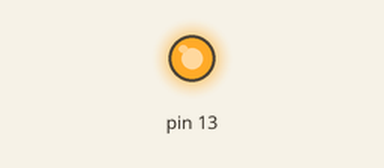
A sketch run on a simulated Arduino Uno, built with avr-gcc and run on an emulated ATmega328P. On the bench: output pins drawn as LEDs (lit = HIGH).

Above: at 2.5 s.
At 7.5 s:
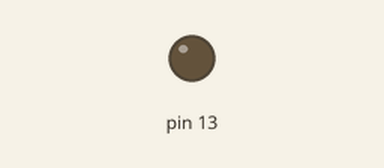
Timing chart, 0 to 13.0 s (numbered marks = the images above):
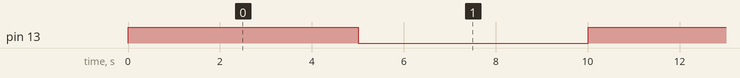

Measured:
- by itself, pin 13: alternates HIGH for 5.0 s and LOW for 5.0 s

The sketch:

DemoMcp23017WithOffLib.ino
```cpp
#include <Wire.h>

#include "Adafruit_MCP23017.h"

// Test de base d'ecriture d'état pour un "MCP23017 I/O expander"
// Domaine publique (code d'origine)!

// Connectez la broche #12 du MCP23017 sur Arduino broche Analogique A5 (Horloge I2C, SCL)
// Connectez la broche #13 du MCP23017 sur Arduino broche Analogique A4 (Données I2C, SDA)
// Connectez la broche #15, 16 et 17 du MCP23017 sur DNG (Sélection de l'adresse)
// Connectez la broche #9 du MCP23017 sur 5V (Alimentation)
// Connectez la broche #10 du MCP23017 sur GND (Masse commune)

// Sortie #0 (GPA0) est sur la Broche 21 du MCP, vous pouvez y connecter une LED
// ou autre choses (lui même raccordé vers la masse/GND)

// Ajout MCHobby:
// - Connectez la broche #18 du MCP23017 sur 5V (désactiver la ligne Reset)
// - Activer la broche 13 pour faire clignoter la LED sur la carte Arduino au même rythme
//   (sert de témoin d'exécution et permet de détecter les erreurs de montage.
// - Utiliser un délai de pause de 1 seconde au lieu de 100ms
//
Adafruit_MCP23017 mcp;

void setup() {
  mcp.begin(); // Utilise l'adresse par défaut qui est 0

  // Définir la sortie 13 comme sortie
  pinMode( 13, OUTPUT );

  // Définir la sortie #0 (GPA 0, broche 21) comme sortie
  for(int i=0;i<16;i++ ) mcp.pinMode(i, OUTPUT);

}
void loop() {

  for(int i=0;i<16;i++ ) mcp.digitalWrite(i,HIGH);
  digitalWrite(13,HIGH);
  delay(5000);
  for(int j=0;j<16;j++ ) mcp.digitalWrite(j,LOW);
  digitalWrite(13,LOW);
  delay(5000);
  }
```
